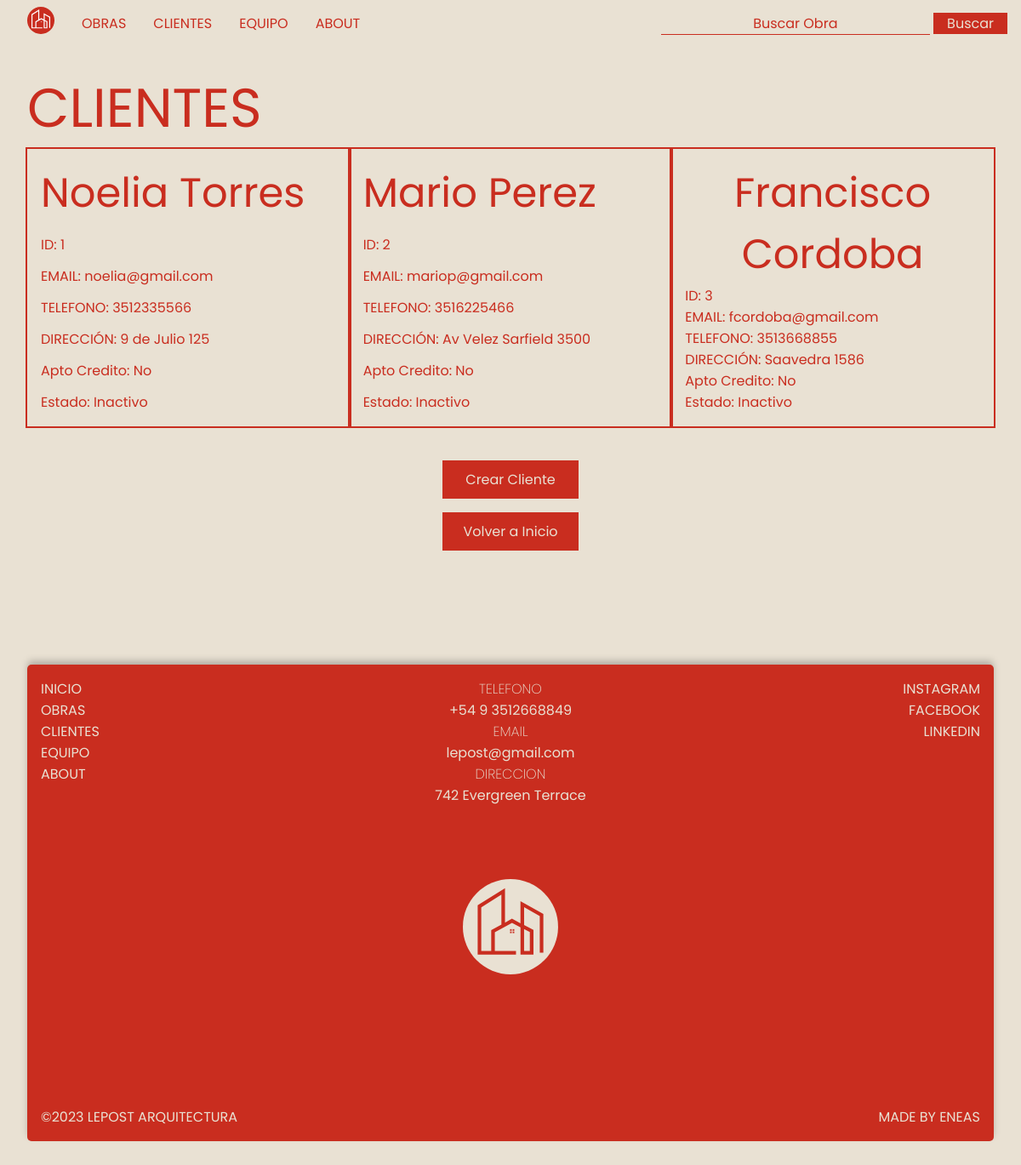
Screenshot of /clientes/list-clientes/ with the database file from the repository.
### clientes/models.py (models this page shows, shortened)
class Cliente(models.Model):
  name = models.CharField(max_length=100)
  last_name = models.CharField(max_length=100)
  email = models.CharField(max_length=100)
  phone = models.CharField(max_length=100)
  address = models.CharField(max_length=100)
  credit = models.BooleanField()
  active = models.BooleanField()

### clientes/views.py (the view)
# urls.py: path('list-clientes/', list_clientes),
def list_clientes(request):
  all_clientes = Cliente.objects.all()
  context = {
    'clientes': all_clientes
  }
  return render(request, 'clientes/list_clientes.html', context)

### templates/clientes/list_clientes.html (shortened to what this page needs)
{% extends "base.html" %}
{% block content %}
  <main id="clientes">
    <h1>CLIENTES</h1>
    <div class="clientesContainer">
      {%for el in clientes%}
        <div class="cliente">
          <h3>{{el.name}} {{el.last_name}}</h3>
          <p>ID: {{el.id}}</p>
          <p>EMAIL: {{el.email}}</p>
          <p>TELEFONO: {{el.phone}}</p>
          <p>DIRECCIÓN: {{el.address}}</p>
          <p>Apto Credito:
            {% if obra.credit == True %}
              Si
            {% else %}
              No
            {% endif %}
          </p>
          <p>Estado:
            {% if obra.state == True %}
              Activo
            {% else %}
              Inactivo
            {% endif %}
          </p>
        </div>
      {% endfor %}
    </div>
    <div class="mainLinks">
      <a href="/clientes/create-cliente">Crear Cliente</a>
      <a href="/">Volver a Inicio</a>
    </div>
  </main>
{% endblock %}

### templates/base.html (shortened to what this page needs)
{% load static %}
<!DOCTYPE html>
<html lang="es">
<head>
  <link type="text/css" href="{% static 'css/styles.css'%}" rel="stylesheet"/>
</head>
<body>
  <header>
    <nav class="navbar">
      <div class="navbarLinks">
        <a href="/"><img src="{% static 'images/logo.svg' %}" alt="Logo"></a>
        <a href="/obras/list-obras/">OBRAS</a>
        <a href="/clientes/list-clientes/">CLIENTES</a>
        <a href="/equipo/list-equipo/">EQUIPO</a>
        <a href="/about/">ABOUT</a>
      </div>
    </nav>
    <form action="/obras/list-obras/" method="get">
      <input type="text" name="search" placeholder="Buscar Obra">
      <button type="submit">Buscar</button>
    </form>
  </header>
  {% block content %}
  {% endblock %}
  <footer>
    <div class="footerLinks">
      <a href="/">INICIO</a>
      <a href="/obras/list-obras/">OBRAS</a>
      <a href="/clientes/list-clientes/">CLIENTES</a>
      <a href="/equipo/list-equipo/">EQUIPO</a>
      <a href="/about/">ABOUT</a>
    </div>
    <div class="footerContact">
      <h3>TELEFONO</h3>
      <p>+54 9 3512668849</p>
      <h3>EMAIL</h3>
      <p>lepost@gmail.com</p>
      <h3>DIRECCION</h3>
      <p>742 Evergreen Terrace</p>
    </div>
    <div class="footerSocials">
      <a href="https://www.facebook.com/">INSTAGRAM</a>
      <a href="https://www.instagram.com/">FACEBOOK</a>
      <a href="https://ar.linkedin.com/">LINKEDIN</a>
    </div>
    <img src="{% static 'images/logo2.svg' %}" alt="Logo" class="footerLogo">
    <div class="footerBottom">
      <p clas>©2023  LEPOST ARQUITECTURA</p>
      <a href="https://eneasbaroni.com.ar/" blank target="_blank">MADE BY ENEAS</a>
    </div>
  </footer>
</body>
</html>

### static/css/styles.css (style rules this page uses)
:root { --main-color: #161616; --main-color: #c92d1f; --second-color: #e9e1d3; --main-bg: #e9e1d3; }
* { font-family: 'Poppins', sans-serif; font-size: 16px; font-weight: 400; text-align: center; color: var(--main-color); margin: 0; padding: 0; box-sizing: border-box; }
html { background-color: var(--main-bg); margin: 0 1rem; }
main { min-height: calc(100vh - 66px - 4rem); }
.mainLinks { display: flex; flex-direction: column; justify-content: center; align-items: center; margin-top: 2rem; }
.mainLinks a { justify-self: center; align-self: center; min-width: 10rem; margin: 0.5rem; padding: 0.5rem 1rem; text-decoration: none; color: var(--main-bg); background-color: var(--main-color); border: 2px solid var(--main-color); transition: all 0.5s ease-out; }
header { display: flex; justify-content: space-between; align-items: center; margin-top: 0.5rem; }
header a { text-decoration: none; color: var(--main-color); margin-inline: 1rem; width: auto !important; display: inline-block !important; position: relative; }
header a:after { content: ''; position: absolute; width: 100%; transform: scaleX(0); height: 1px; bottom: 0; left: 0; background-color: var(--main-color); transform-origin: bottom right; transition: transform 0.5s ease-out; }
header .navbarLinks { display: flex; justify-content: space-between; align-items: center; }
header .navbarLinks img { width: 2rem; height: 2rem; object-fit: contain; }
header form input { background-color: transparent; border: none; border-bottom: 1px solid var(--main-color); }
header form input::placeholder { color: var(--main-color); }
header form button { background-color: var(--main-color); color: var(--second-color); border: none; padding: 0 1rem; cursor: pointer; }
#clientes h1 { font-size: 4rem; font-weight: 400; text-align: left; margin: 2rem 1rem 0; padding: 0; line-height: 6rem; }
.clientesContainer { display: grid; grid-template-columns: repeat(12, 1fr); margin: 0 1rem; }
.clientesContainer .cliente { grid-column: auto / span 4; grid-gap: 0; outline: 2px solid var(--main-color); display: flex; flex-direction: column; justify-content: space-between; align-items: flex-start; text-align: left; padding: 1rem; }
.clientesContainer .cliente h3 { font-size: 3rem; font-weight: 400; margin: 0; padding: 0; }
footer { width: calc(100vw - 4rem); min-height: 70vh; display: grid; grid-template-columns: repeat(12, 1fr); justify-content: space-between; align-items: space-between; text-align: center; margin: 2rem auto; background-color: var(--main-color); border-radius: 5px; padding: 1rem; box-shadow: 0px -5px 8px -1px rgba(0,0,0,0.25); }
footer * { color: var(--main-bg); }
footer .footerLogo { grid-column: auto / span 12; height: 7rem; object-fit: contain; margin: 1rem auto; }
footer a { text-decoration: none; cursor: pointer; }
.footerLinks, .footerContact, .footerSocials { grid-column: auto / span 4; display: flex; flex-direction: column; justify-content: flex-start; }
.footerContact h3 { font-weight: 200; }
.footerLinks { align-items: flex-start; text-align: left; }
.footerSocials { align-items: flex-end; text-align: right; }
.footerBottom { grid-column: auto / span 12; display: flex; flex-direction: row; justify-content: space-between; align-items: flex-end; }

### rows the page displays
Cliente: name "Noelia", last_name "Torres", id "1", email "noelia@gmail.com", phone "3512335566", address "9 de Julio 125"
Cliente: name "Mario", last_name "Perez", id "2", email "mariop@gmail.com", phone "3516225466", address "Av Velez Sarfield 3500"
Cliente: name "Francisco", last_name "Cordoba", id "3", email "fcordoba@gmail.com", phone "3513668855", address "Saavedra 1586"
